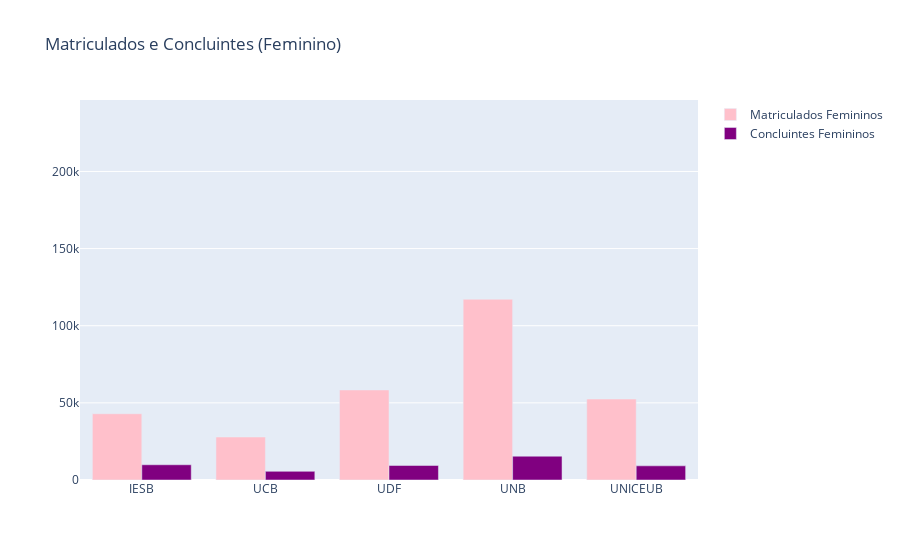

Notebook code for this chart:
### Code cell
colunas_fem = ["QT_MAT_FEM", "QT_CONC_FEM"]
dados_fem = dados_censo_padronizado.groupby("SG_IES")[colunas_fem].sum()

fig_fem = go.Figure()
fig_fem.add_trace(go.Bar(
    x=dados_fem.index,
    y=dados_fem["QT_MAT_FEM"],
    name="Matriculados Femininos",
    marker_color="pink"
))
fig_fem.add_trace(go.Bar(
    x=dados_fem.index,
    y=dados_fem["QT_CONC_FEM"],
    name="Concluintes Femininos",
    marker_color="purple"
))

fig_fem.update_layout(
    title="Matriculados e Concluintes (Feminino)",
    barmode="group",
    yaxis_range=[0, maior_valor_y * 1.1]
)

fig_fem.show()

### Figure 1 — Plotly figure (JSON) as saved in the notebook; plotly's stock layout.template omitted (floating-point values rounded to 4 significant figures)
{"data": [{"marker": {"color": "pink"}, "name": "Matriculados Femininos", "type": "bar", "x": ["IESB", "UCB", "UDF", "UNB", "UNICEUB"], "y": [42940.0, 27860.0, 58370.0, 117200.0, 52490.0]}, {"marker": {"color": "purple"}, "name": "Concluintes Femininos", "type": "bar", "x": ["IESB", "UCB", "UDF", "UNB", "UNICEUB"], "y": [9870.0, 5619.0, 9412.0, 15430.0, 9176.0]}], "layout": {"barmode": "group", "title": {"text": "Matriculados e Concluintes (Feminino)"}, "yaxis": {"range": [0, 246300.0]}}}
